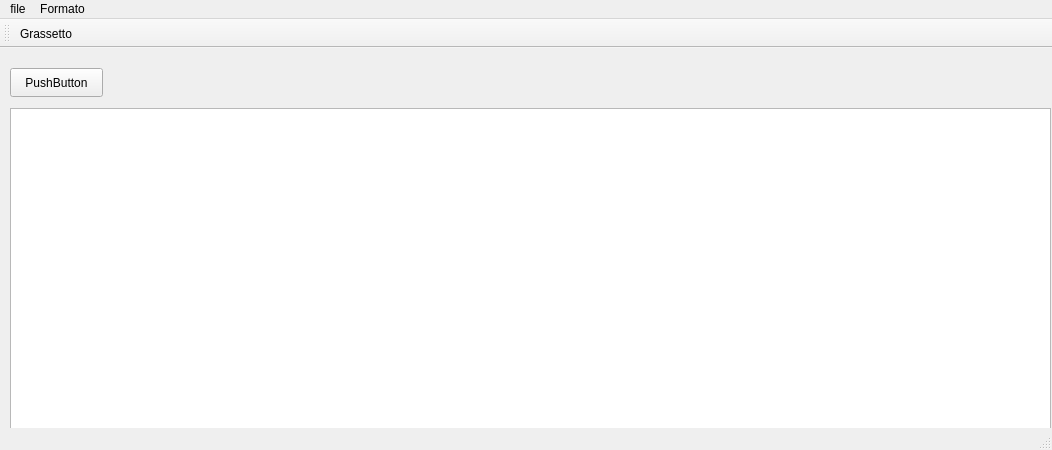
<?xml version="1.0" encoding="UTF-8"?>
<ui version="4.0">
 <class>MainWindow</class>
 <widget class="QMainWindow" name="MainWindow">
  <property name="geometry">
   <rect>
    <x>0</x>
    <y>0</y>
    <width>1052</width>
    <height>450</height>
   </rect>
  </property>
  <property name="windowTitle">
   <string>MainWindow</string>
  </property>
  <widget class="QWidget" name="centralwidget">
   <widget class="QLabel" name="mesaggio1">
    <property name="geometry">
     <rect>
      <x>311</x>
      <y>330</y>
      <width>131</width>
      <height>51</height>
     </rect>
    </property>
    <property name="text">
     <string/>
    </property>
    <property name="alignment">
     <set>Qt::AlignmentFlag::AlignCenter</set>
    </property>
   </widget>
   <widget class="QTextEdit" name="textEdit">
    <property name="geometry">
     <rect>
      <x>10</x>
      <y>60</y>
      <width>1041</width>
      <height>341</height>
     </rect>
    </property>
   </widget>
   <widget class="QPushButton" name="button1">
    <property name="geometry">
     <rect>
      <x>10</x>
      <y>20</y>
      <width>93</width>
      <height>29</height>
     </rect>
    </property>
    <property name="text">
     <string>PushButton</string>
    </property>
   </widget>
   <widget class="QLabel" name="messaggioButton1">
    <property name="geometry">
     <rect>
      <x>110</x>
      <y>20</y>
      <width>191</width>
      <height>31</height>
     </rect>
    </property>
    <property name="font">
     <font>
      <family>Segoe UI Symbol</family>
      <pointsize>13</pointsize>
     </font>
    </property>
    <property name="autoFillBackground">
     <bool>false</bool>
    </property>
    <property name="text">
     <string/>
    </property>
   </widget>
  </widget>
  <widget class="QMenuBar" name="menubar">
   <property name="geometry">
    <rect>
     <x>0</x>
     <y>0</y>
     <width>1052</width>
     <height>25</height>
    </rect>
   </property>
   <widget class="QMenu" name="menufile">
    <property name="title">
     <string>file</string>
    </property>
    <addaction name="separator"/>
    <addaction name="actionApri"/>
    <addaction name="actionSalva"/>
    <addaction name="separator"/>
   </widget>
   <widget class="QMenu" name="menuFormato">
    <property name="title">
     <string>Formato</string>
    </property>
    <addaction name="actionGrassetto"/>
   </widget>
   <addaction name="menufile"/>
   <addaction name="menuFormato"/>
  </widget>
  <widget class="QStatusBar" name="statusbar"/>
  <widget class="QToolBar" name="toolBar">
   <property name="windowTitle">
    <string>toolBar</string>
   </property>
   <attribute name="toolBarArea">
    <enum>TopToolBarArea</enum>
   </attribute>
   <attribute name="toolBarBreak">
    <bool>false</bool>
   </attribute>
   <addaction name="actionGrassetto"/>
  </widget>
  <action name="actionApri">
   <property name="text">
    <string>Apri</string>
   </property>
  </action>
  <action name="actionSalva">
   <property name="text">
    <string>Salva</string>
   </property>
  </action>
  <action name="actionGrassetto">
   <property name="checkable">
    <bool>true</bool>
   </property>
   <property name="icon">
    <iconset resource="risorse.qrc">
     <normaloff>:/icon/img/bold.png</normaloff>:/icon/img/bold.png</iconset>
   </property>
   <property name="text">
    <string>Grassetto</string>
   </property>
   <property name="shortcut">
    <string>Ctrl+B</string>
   </property>
  </action>
 </widget>
 <resources>
  <include location="risorse.qrc"/>
 </resources>
 <connections/>
</ui>
